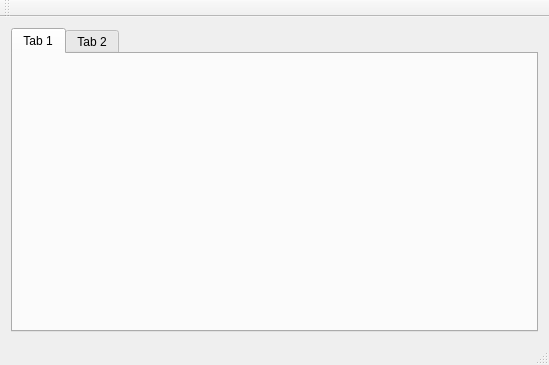
<?xml version="1.0" encoding="UTF-8"?>
<ui version="4.0">
 <class>MainWindow</class>
 <widget class="QMainWindow" name="MainWindow">
  <property name="geometry">
   <rect>
    <x>0</x>
    <y>0</y>
    <width>549</width>
    <height>365</height>
   </rect>
  </property>
  <property name="windowTitle">
   <string>MainWindow</string>
  </property>
  <widget class="QWidget" name="centralWidget">
   <layout class="QGridLayout" name="gridLayout">
    <item row="0" column="0">
     <widget class="QTabWidget" name="tabWidget">
      <widget class="QWidget" name="tab">
       <attribute name="title">
        <string>Tab 1</string>
       </attribute>
      </widget>
      <widget class="QWidget" name="tab_2">
       <attribute name="title">
        <string>Tab 2</string>
       </attribute>
      </widget>
     </widget>
    </item>
   </layout>
  </widget>
  <widget class="QMenuBar" name="menuBar">
   <property name="geometry">
    <rect>
     <x>0</x>
     <y>0</y>
     <width>549</width>
     <height>21</height>
    </rect>
   </property>
  </widget>
  <widget class="QToolBar" name="mainToolBar">
   <attribute name="toolBarArea">
    <enum>TopToolBarArea</enum>
   </attribute>
   <attribute name="toolBarBreak">
    <bool>false</bool>
   </attribute>
  </widget>
  <widget class="QStatusBar" name="statusBar"/>
 </widget>
 <layoutdefault spacing="6" margin="11"/>
 <resources/>
 <connections/>
</ui>
